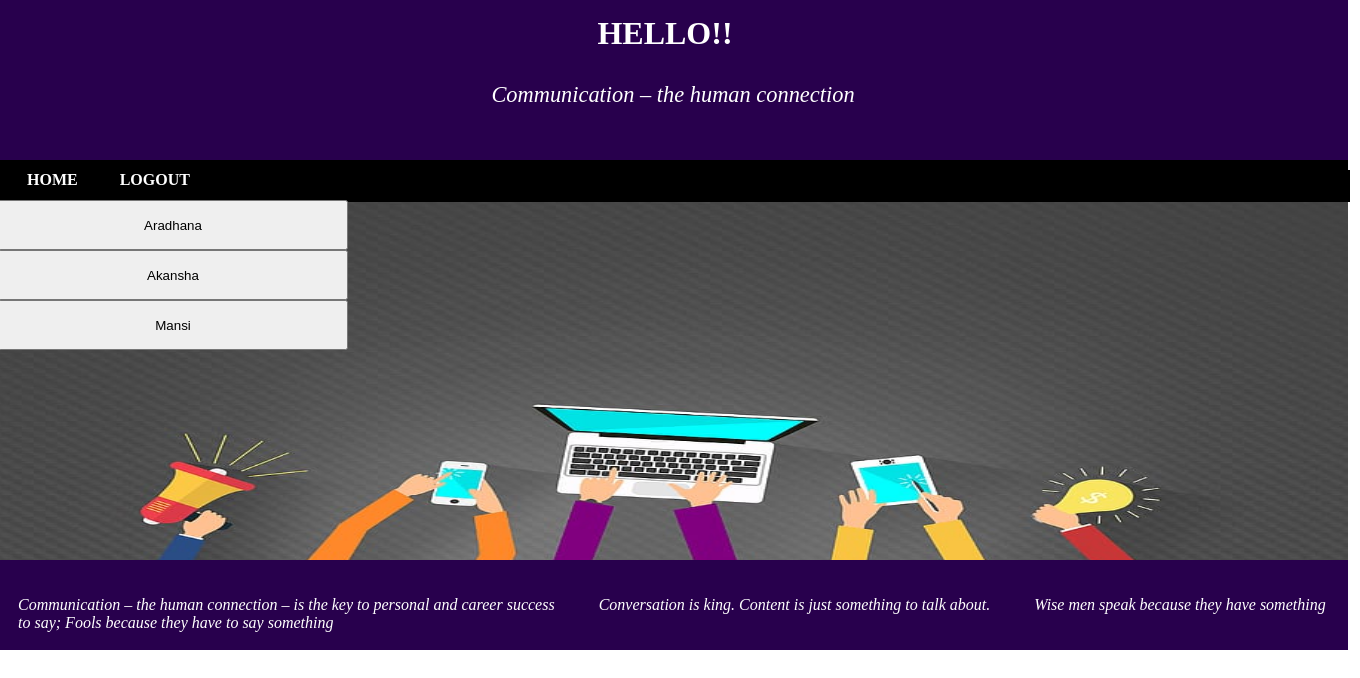
Before: / (signed in) with the older database file.
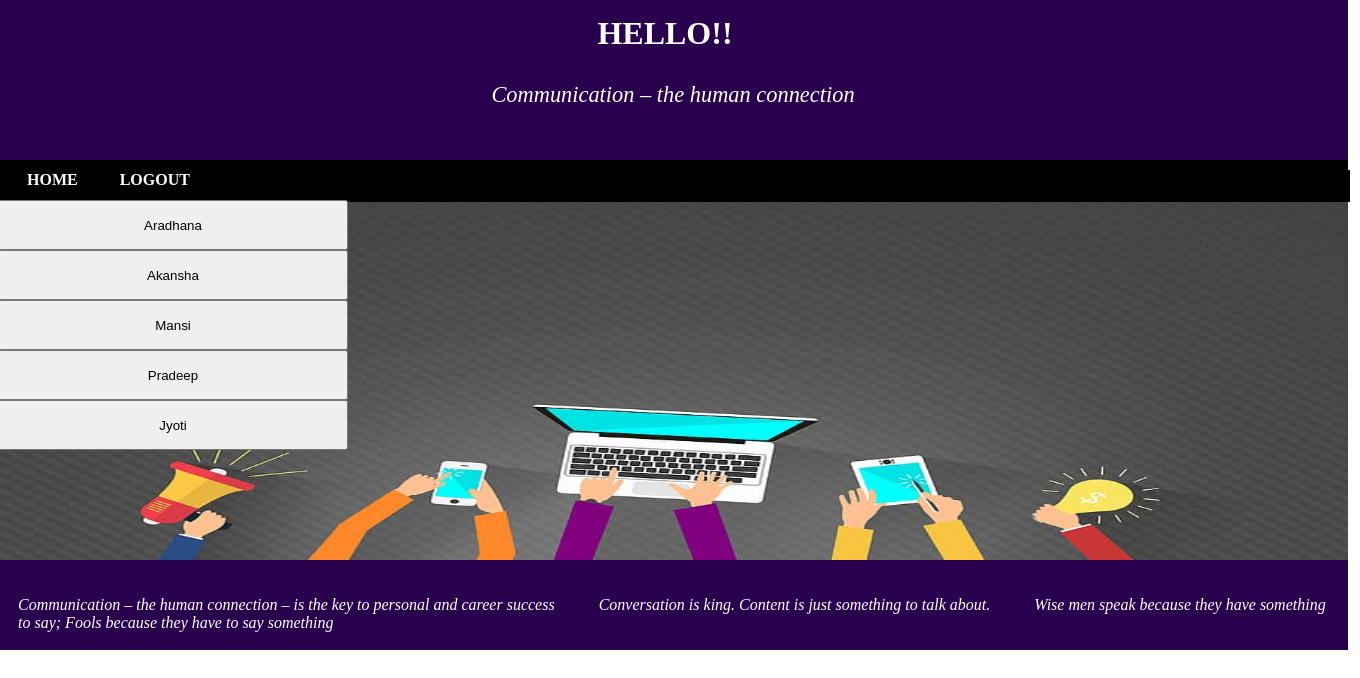
After: the same page with the newer database file.
### accounts/models.py (models this page shows, shortened)
class Profile(models.Model):
	user = models.OneToOneField(User, on_delete=models.CASCADE, null=True)
	address = models.CharField(max_length=30)
	mobile = models.CharField(max_length=13)
	gender = models.CharField(max_length=6)
	joined_date = models.DateTimeField(auto_now=True, auto_now_add=False, null=True)

### accounts/views.py (the view)
# urls.py: path(r'', func, name="home"),
def func(request):
	profiles = Profile.objects.all()
	return render(request,'accounts/index.html',{'profiles': profiles })

### templates/accounts/index.html (shortened to what this page needs)
<!doctype html>
<html lang="en">
  <head>
    {% load static %}
    <link rel="stylesheet" type="text/css" href="{% static 'accounts/index.css' %}">
  </head>
  <body>
  	<div id="wrapper"style="width: 1350px; margin-left: -10px;" >
  		<div id="first" style="margin-top: -200px;width: 1350px;float: left;">
  			<div id="div11" style="margin-top: 15px;">
				{% if user.is_authenticated %}
				<h1 >HELLO!!  &nbsp;   {{ user.first_name}} </h1>
				<p style="margin-top: 30px;font-size: 1.4em"><i>Communication – the human connection</i></p>
				{% else %}
				<h1 >Secure Communication Using Quantum Key Distribution</h1>
				<p style="margin-top: 30px;font-size: 1.4em"><i>Communication – the human connection</i></p>
				{% endif %}
  			</div>
  			</div>
  		<div id="menu" style="height: 50px;background-color: black;float: left;margin-top: -50px;width: 1350px;">
 		<div id="menu4" style="margin-top: 20px;background-color: black; width: 1350px">
			<ul>
			<li><a href="{% url 'home' %}">HOME</a></li>
			{% if user.is_authenticated %}
			<li><a href="{% url 'accounts:logout' %}">LOGOUT</a></li>
			{% else %}
			<li><a href="{% url 'accounts:login' %}">LOGIN</a></li>
			{% endif %}
			</ul>
 		</div>
 		</div>
		<div id = "div21" style="margin-top:200px; width: 1350px;">
		<div id = "content" style="margin-right:100px;min-height:360px;height:auto; width: 200px;  margin-top: 100px;">
			<center>
			{% if user.is_authenticated %}
			<table>
			{% for i in profiles %}
			<a href="{% url 'accounts:chat' user.id i.id%}">
			<button style="width:350px; height: 50px;">
			{{i.user}} </button>
			</a><br/>
			{% endfor %}
			</table>
			{% endif %}
			</center>
		</div>
		</div>
			<div id="footer" style="margin-top: 0px; width:1310px;">
			<p><i><marquee>
			Communication – the human connection – is the key to personal and career success
			&nbsp;&nbsp;&nbsp;&nbsp;&nbsp;&nbsp;&nbsp;&nbsp;&nbsp;
			Conversation is king. Content is just something to talk about.
			&nbsp;&nbsp;&nbsp;&nbsp;&nbsp;&nbsp;&nbsp;&nbsp;&nbsp;
			<h7>Wise men speak because they have something to say; Fools because they have to say something</h7></i></marquee></p>
			</div>
  	</div>
  	</body>
</html>

Changed rows visible on the page:
added Profile: user "Pradeep"
added Profile: user "Jyoti"
